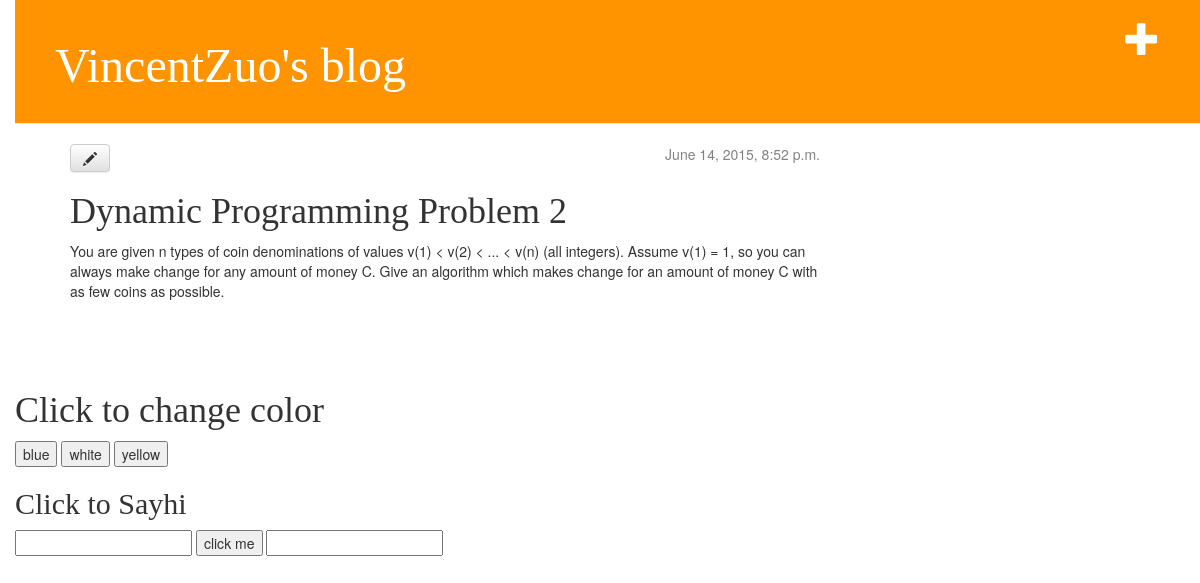
/post/5/, run on the app's committed database.
### blog/models.py (models this page shows, shortened)
class Post(models.Model):
    author = models.ForeignKey('auth.User')
    title = models.CharField(max_length=200)
    text = models.TextField()
    created_date = models.DateTimeField(
            default=timezone.now)
    published_date = models.DateTimeField(
            blank=True, null=True)

### blog/views.py (the view)
# urls.py: url(r'^post/(?P<pk>[0-9]+)/$', views.post_detail),
def post_detail(request, pk):
    post = get_object_or_404(Post, pk=pk)
    return render(request, 'blog/post_detail.html', {'post': post})

### blog/templates/blog/post_detail.html
{% extends "blog/base.html" %}
{% block content %}
    <div class="post">
        {% if post.published_date %}
            <div class="date">
                {{ post.published_date }}
            </div>
        {% endif %}
        <a class="btn btn-default" href="{% url "post_edit" pk=post.pk %}"><span class="glyphicon glyphicon-pencil"></span></a>
        <h1>{{ post.title }}</h1>
        <p>{{ post.text|linebreaks }}</p>
    </div>
{% endblock %}

### blog/static/css/blog.css (style rules this page uses)
body { padding-left: 15px; }
h1, h2, h3, h4 { font-family: 'Lobster', cursive; }
.date { float: right; color: #828282; }
.post { margin-bottom: 70px; }

### data on the page
Post: published_date "June 14, 2015, 8:52 p.m.", title "Dynamic Programming Problem 2", text "You are given n types of coin denominations of values v(1) < v(2) < ... < v(n) (all integers). Assume v(1) = 1, so you can always make change for any amount of money C. Give an algorithm which makes change for an amount of money C with as few coins as possible."
